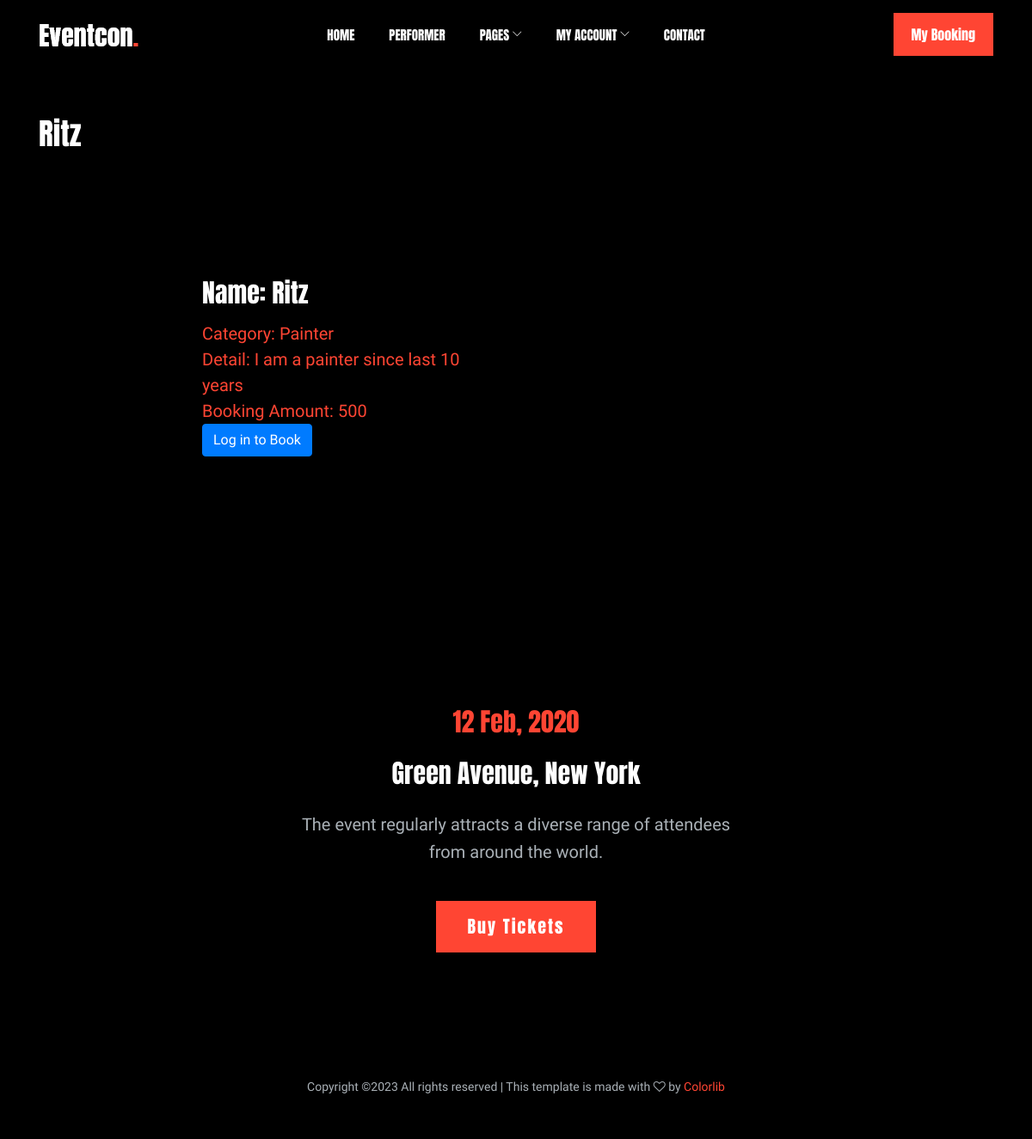
The app's page /artist-details/1/, older data.
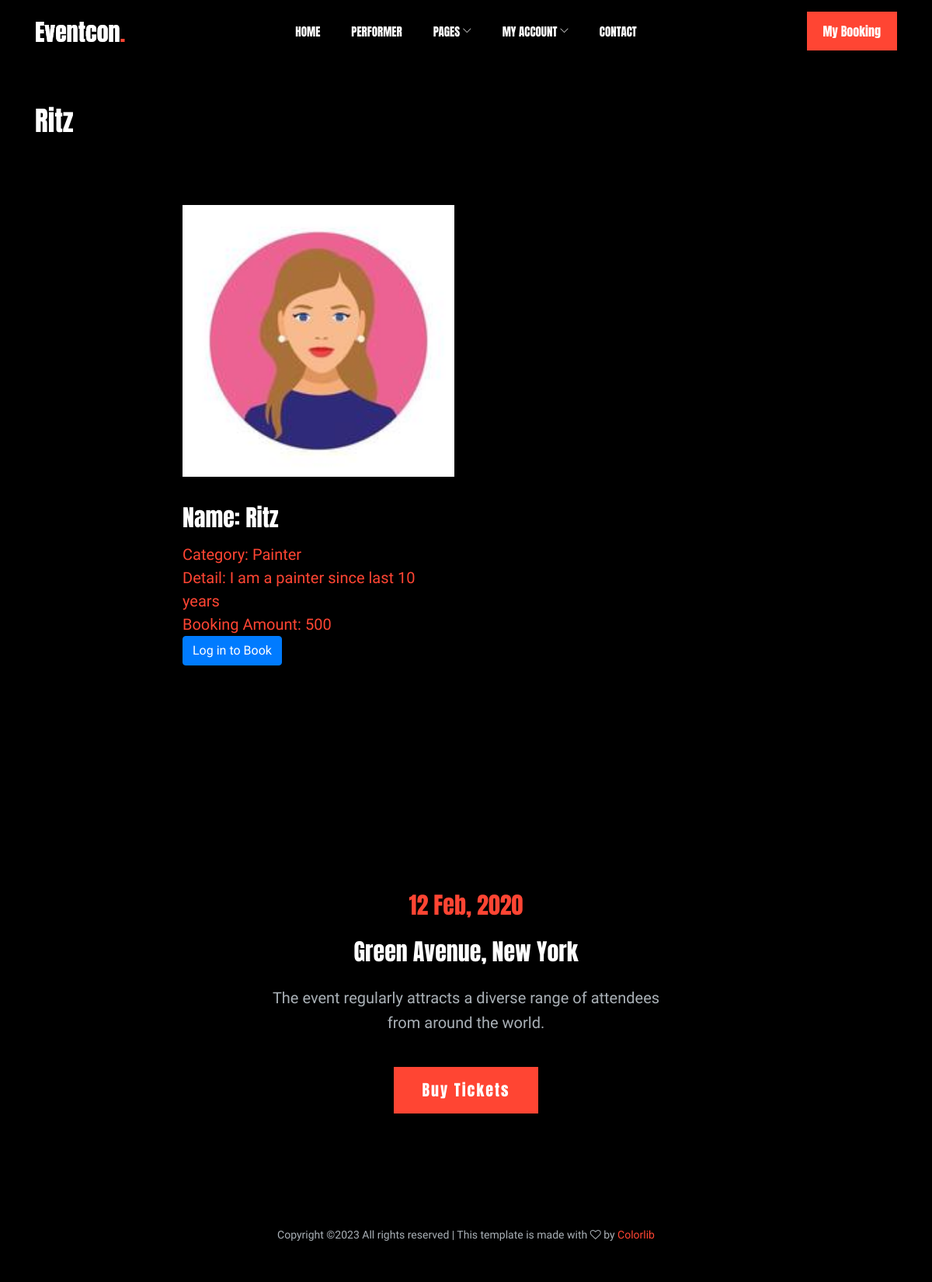
The same page, newer data.
### artapp/models.py (models this page shows, shortened)
class Artist_Profile(models.Model):
    category = (
        ("Painter", "Painter"),
        ("Singer", "Singer"),
        ("Dancer", "Dancer"),
        ("Comedian", "Comedian"),
    )
    artist = models.ForeignKey(User, on_delete=models.CASCADE)
    artist_category = models.CharField(max_length=100, choices=category)
    artist_fees = models.PositiveIntegerField()
    artist_desc = models.TextField()
    picture1 = models.ImageField(upload_to="artist_pic/", default="default.png")
    picture2 = models.ImageField(upload_to="artist_pic/", default="default.png")
    picture3 = models.ImageField(upload_to="artist_pic/", default="default.png")

class User(models.Model):
    fname = models.CharField(max_length=100)
    lname = models.CharField(max_length=100)
    email = models.EmailField()
    mobile = models.PositiveIntegerField()
    address = models.TextField()
    password = models.CharField(max_length=100)
    profile_pic = models.ImageField(upload_to="profile_pic/", default="")
    usertype = models.CharField(max_length=100, default="customer")

### artapp/views.py (the view)
# urls.py: path("artist-details/<int:pk>/", views.artist_details, name="artist-details"),
def artist_details(request, pk):
    artist_profile = Artist_Profile.objects.get(pk=pk)
    return render(request, "artist-details.html", {"artist_profile": artist_profile})

### artapp/templates/artist-details.html (shortened to what this page needs)
{% extends 'header.html' %}
{% load static %}
{% block content %}
<!doctype html>
<html class="no-js" lang="zxx">
<head>
</head>
<body>
    <div class="performar_area black_bg">
        <div class="container">
            <div class="row">
                <div class="col-lg-12">
                    <div class="section_title mb-80">
                        <h3 class="wow fadeInRight" data-wow-duration="1s" data-wow-delay=".3s">{{artist_profile.artist.fname}}</h3>
                    </div>
                </div>
            </div>
            <div class="row justify-content-center">
                <div class="col-lg-8">
                    <div class="row">
                        <div class="col-lg-6 col-md-6">
                            <div  class="single_performer wow fadeInUp" data-wow-duration="1s" data-wow-delay=".3s">
                                <div data-tilt class="thumb">
                                    <img src="{{artist_profile.artist.profile_pic.url}}" alt="">
                                </div>
                                <div class="performer_heading">
                                    <h4>Name: {{artist_profile.artist.fname}}</h4>
                                    <span>Category: {{artist_profile.artist_category}}</span>
                                    <br>
                                    <span>Detail: {{artist_profile.artist_desc}}</span>
                                    <br>
                                    <span>Booking Amount: {{artist_profile.artist_fees}}</span>
                                </div>
                                {% if request.session.email %}
                                <a href="{% url 'book-artist' pk=artist_profile.pk %}"><input type="button" value = "Book Now" class ="btn btn-primary"></a>
                                {% else %}
                                <a href="{% url 'login' %}"><input type="button" value = "Log in to Book" class ="btn btn-primary"></a>
                                {% endif %}
                            </div>
                        </div>
                    </div>
                    </div>
                </div>
            </div>
        </div>
</body>
</html>
{% endblock %}

### artapp/templates/header.html (shortened to what this page needs)
{% load static %}
<!doctype html>
<html class="no-js" lang="zxx">
<head>
    <link rel="stylesheet" href="{% static 'css/bootstrap.min.css' %}">
    <link rel="stylesheet" href="{% static 'css/owl.carousel.min.css' %}">
    <link rel="stylesheet" href="{% static 'css/magnific-popup.css' %}">
    <link rel="stylesheet" href="{% static 'css/font-awesome.min.css' %}">
    <link rel="stylesheet" href="{% static 'css/themify-icons.css' %}">
    <link rel="stylesheet" href="{% static 'css/gijgo.css' %}">
    <link rel="stylesheet" href="{% static 'css/nice-select.css' %}">
    <link rel="stylesheet" href="{% static 'css/animate.css' %}">
    <link rel="stylesheet" href="{% static 'css/flaticon.css' %}">
    <link rel="stylesheet" href="{% static 'css/slicknav.css' %}">
    <link rel="stylesheet" href="{% static 'css/style.css' %}">
</head>
<body>
    <header>
        <div class="header-area ">
            <div id="sticky-header" class="main-header-area">
                <div class="container">
                    <div class="header_bottom_border">
                        <div class="row align-items-center">
                            <div class="col-xl-3 col-lg-3">
                                <div class="logo">
                                    <a href="/">
                                        <img src="{% static 'img/logo.png' %}" alt="">
                                    </a>
                                </div>
                            </div>
                            <div class="col-xl-6 col-lg-6">
                                <div class="main-menu  d-none d-lg-block">
                                    <nav>
                                        <ul id="navigation">
                                            <li><a href="/">home</a></li>
                                            <li><a href="{% url 'performer' %}">Performer</a></li>
                                            <li><a href="#">pages <i class="ti-angle-down"></i></a>
                                            </li>
                                            <li><a href="#">My Account <i class="ti-angle-down"></i></a>
                                            </li>
                                            <li><a href="{% url 'contact' %}">Contact</a></li>
                                        </ul>
                                    </nav>
                                </div>
                            </div>
                            <div class="col-xl-3 col-lg-3 d-none d-lg-block">
                                <div class="buy_tkt">
                                    <div class="book_btn d-none d-lg-block">
                                        <a href="{% url 'mybookings' %}">My Booking</a>
                                    </div>
                                </div>
                            </div>
                            <div class="col-12">
                            </div>
                        </div>
                    </div>
                </div>
            </div>
        </div>
    </header>
    {% block content %}
    {% endblock %}
    <footer class="footer">
        <div class="footer_top">
            <div class="container">
                <div class="row justify-content-center">
                    <div class="col-lg-6 col-md-8">
                        <div class="footer_widget">
                            <div class="address_details text-center">
                                <h4 class="wow fadeInUp" data-wow-duration="1s" data-wow-delay=".3s">12 Feb, 2020</h4>
                                <h3 class="wow fadeInUp" data-wow-duration="1s" data-wow-delay=".4s">Green Avenue, New York</h3>
                                <p class="wow fadeInUp" data-wow-duration="1s" data-wow-delay=".5s">The event regularly attracts a diverse range of attendees from around the world.</p>
                                <a href="#" class="boxed-btn3 wow fadeInUp" data-wow-duration="1s" data-wow-delay=".6s">Buy Tickets</a>
                            </div>
                        </div>
                    </div>
                </div>
            </div>
        </div>
        <div class="copy-right_text">
            <div class="container">
                <div class="row">
                    <div class="col-xl-12">
                        <p class="copy_right text-center wow fadeInDown" data-wow-duration="1s" data-wow-delay=".5s">
Copyright &copy;<script>document.write(new Date().getFullYear());</script> All rights reserved | This template is made with <i class="fa fa-heart-o" aria-hidden="true"></i> by <a href="https://colorlib.com" target="_blank">Colorlib</a>
                        </p>
                    </div>
                </div>
            </div>
        </div>
    </footer>
</body>
</html>

Row changes from the older to the newer data that the page shows:
changed through a linked row, Artist_Profile "Painter": artist.profile_pic: picture added
